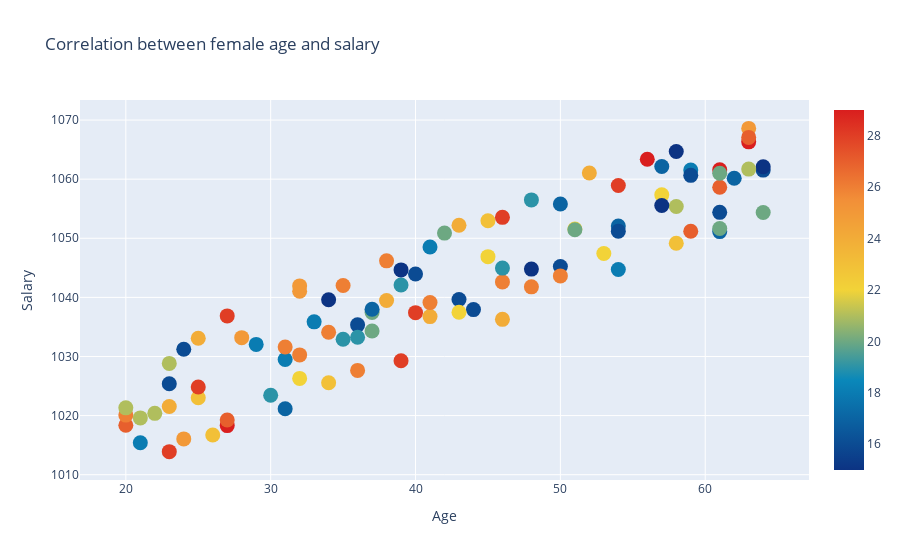

Notebook source saved alongside this figure:
### Markdown cell above
Choices for `colorscale` are: Greys, YlGnBu, Greens, YlOrRd, Bluered, RdBu, Reds, Blues, Picnic, Rainbow, Portland, Jet, Hot, Blackbody, Earth, Electric, Viridis, Cividis.

### Code cell
trace = go.Scatter(x = female_age,
                  y = female_salary,
                  mode = "markers",
                  marker = dict(size = 15,
                                color = female_debt,
                               colorscale = "Portland",
                               showscale = True))

data = [trace]

layout = {"title":"Correlation between female age and salary",
         "xaxis":{"title":"Age", "zeroline":False},
         "yaxis":{"title":"Salary", "zeroline":False}}

pio.show({"data": data, 'layout':layout})

### Figure 1 — Plotly figure (JSON) as saved in the notebook; plotly's stock layout.template omitted (floating-point values rounded to 4 significant figures)
{"data": [{"marker": {"color": [19, 21, 25, 16, 26, 24, 27, 26, 16, 29, 26, 16, 24, 15, 23, 16, 18, 25, 22, 17, 23, 28, 18, 17, 27, 17, 18, 19, 16, 21, 28, 26, 18, 26, 25, 20, 26, 29, 17, 27, 19, 17, 16, 18, 24, 22, 24, 22, 17, 20, 22, 28, 26, 29, 25, 20, 23, 20, 15, 19, 15, 24, 18, 16, 15, 15, 27, 29, 21, 28, 19, 18, 19, 26, 25, 26, 16, 23, 21, 23, 22, 16, 20, 26, 28, 28, 22, 24, 28, 16, 27, 20, 21, 26, 20, 16, 21, 15, 24, 17], "colorscale": [[0, "rgb(12,51,131)"], [0.25, "rgb(10,136,186)"], [0.5, "rgb(242,211,56)"], [0.75, "rgb(242,143,56)"], [1, "rgb(217,30,30)"]], "showscale": true, "size": 15}, "mode": "markers", "type": "scatter", "x": [39, 58, 32, 44, 35, 43, 61, 46, 50, 63, 50, 64, 46, 48, 25, 36, 29, 32, 57, 54, 58, 23, 59, 31, 20, 61, 31, 36, 23, 22, 39, 32, 21, 31, 63, 37, 34, 27, 62, 63, 48, 37, 43, 33, 52, 32, 25, 51, 57, 51, 45, 40, 36, 61, 28, 64, 26, 42, 64, 46, 39, 38, 41, 54, 57, 58, 27, 56, 23, 25, 35, 54, 30, 48, 24, 38, 59, 45, 63, 34, 43, 40, 61, 20, 54, 46, 53, 41, 27, 24, 59, 37, 20, 41, 61, 61, 21, 34, 23, 50], "y": [1042.0, 1055.0, 1041.0, 1038.0, 1042.0, 1052.0, 1059.0, 1043.0, 1045.0, 1066.0, 1044.0, 1062.0, 1036.0, 1045.0, 1023.0, 1035.0, 1032.0, 1042.0, 1057.0, 1052.0, 1049.0, 1014.0, 1062.0, 1021.0, 1018.0, 1051.0, 1029.0, 1033.0, 1025.0, 1020.0, 1029.0, 1030.0, 1015.0, 1032.0, 1069.0, 1037.0, 1034.0, 1018.0, 1060.0, 1067.0, 1056.0, 1038.0, 1040.0, 1036.0, 1061.0, 1026.0, 1033.0, 1052.0, 1062.0, 1051.0, 1047.0, 1037.0, 1028.0, 1062.0, 1033.0, 1054.0, 1017.0, 1051.0, 1062.0, 1045.0, 1045.0, 1039.0, 1049.0, 1051.0, 1056.0, 1065.0, 1019.0, 1063.0, 1029.0, 1025.0, 1033.0, 1045.0, 1023.0, 1042.0, 1016.0, 1046.0, 1061.0, 1053.0, 1062.0, 1026.0, 1037.0, 1044.0, 1061.0, 1020.0, 1059.0, 1054.0, 1047.0, 1037.0, 1037.0, 1031.0, 1051.0, 1034.0, 1021.0, 1039.0, 1052.0, 1054.0, 1020.0, 1040.0, 1022.0, 1056.0]}], "layout": {"autosize": true, "title": {"text": "Correlation between female age and salary"}, "xaxis": {"autorange": true, "range": [17.17, 66.83], "title": {"text": "Age"}, "type": "linear", "zeroline": false}, "yaxis": {"autorange": true, "range": [1008.0, 1074.0], "title": {"text": "Salary"}, "type": "linear", "zeroline": false}}}
